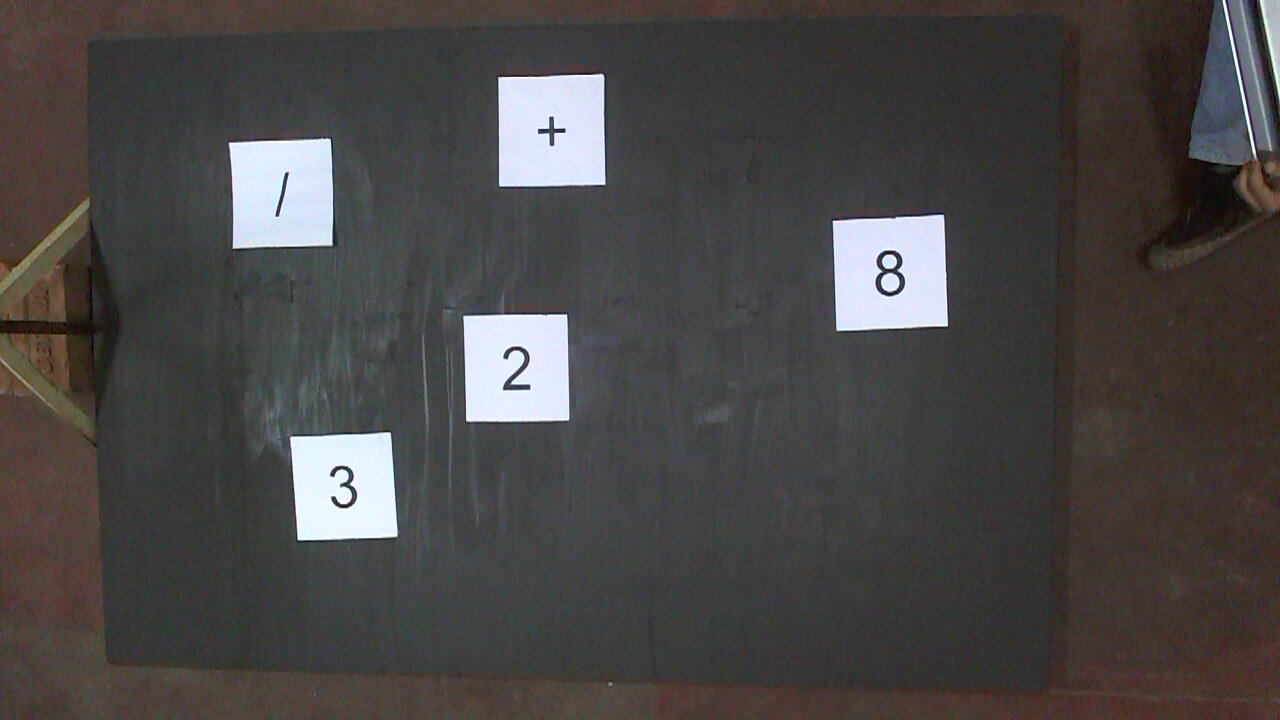
//> input picture snap2.jpg, 1280 x 720 px
$ ./EROSION-DILATION   (built with g++ and OpenCV 4)
//> lines starting //> are read from the running program, lines starting //| are printed output that depends on the picture
#include <opencv2/highgui/highgui.hpp>
#include <opencv2/imgproc/imgproc.hpp>
#include <stdlib.h>
#include <stdio.h>
#include <iostream>

using namespace std;
using namespace cv;

/// Global variables
Mat src, erosion_dst, dilation_dst;

int erosion_elem = 0;
int erosion_size = 0;
int dilation_elem = 0;
int dilation_size = 0;
int const max_elem = 2;
int const max_kernel_size = 21;

/** Function Headers */
void Erosion( int, void* );
void Dilation( int, void* );

/** @function main */
int main( )
{
  /// Load an image
  src = imread("snap2.jpg", CV_LOAD_IMAGE_COLOR);
//> src is the input picture: 720 rows x 1280 cols, CV_8UC3; mean B, G, R 69.8, 70.5, 73.2

  if( !src.data )
  { return -1; }

  /// Create windows
  namedWindow( "Erosion Demo", CV_WINDOW_AUTOSIZE );
  namedWindow( "Dilation Demo", CV_WINDOW_AUTOSIZE );
  cvMoveWindow( "Dilation Demo", src.cols, 0 );

  /// Create Erosion Trackbar
  createTrackbar( "Element:\n 0: Rect \n 1: Cross \n 2: Ellipse", "Erosion Demo",
                  &erosion_elem, max_elem,
                  Erosion );
//> slider 'Element:\n 0: Rect \n 1: Cross \n' is set to 1

  createTrackbar( "Kernel size:\n 2n +1", "Erosion Demo",
                  &erosion_size, max_kernel_size,
                  Erosion );
//> slider 'Kernel size:\n 2n +1' is set to 7

  /// Create Dilation Trackbar
  createTrackbar( "Element:\n 0: Rect \n 1: Cross \n 2: Ellipse", "Dilation Demo",
                  &dilation_elem, max_elem,
                  Dilation );
//> slider 'Element:\n 0: Rect \n 1: Cross \n' is set to 1

  createTrackbar( "Kernel size:\n 2n +1", "Dilation Demo",
                  &dilation_size, max_kernel_size,
                  Dilation );
//> slider 'Kernel size:\n 2n +1' is set to 7

  /// Default start
  Erosion( 0, 0 );
  Dilation( 0, 0 );

  waitKey(0);
  return 0;
}

/**  @function Erosion  */
void Erosion( int, void* )
{
  int erosion_type;
  if( erosion_elem == 0 ){ erosion_type = MORPH_RECT; }
  else if( erosion_elem == 1 ){ erosion_type = MORPH_CROSS; }
  else if( erosion_elem == 2) { erosion_type = MORPH_ELLIPSE; }

  Mat element = getStructuringElement( erosion_type,
                                       Size( 2*erosion_size + 1, 2*erosion_size+1 ),
                                       Point( erosion_size, erosion_size ) );

  /// Apply the erosion operation
  erode( src, erosion_dst, element );
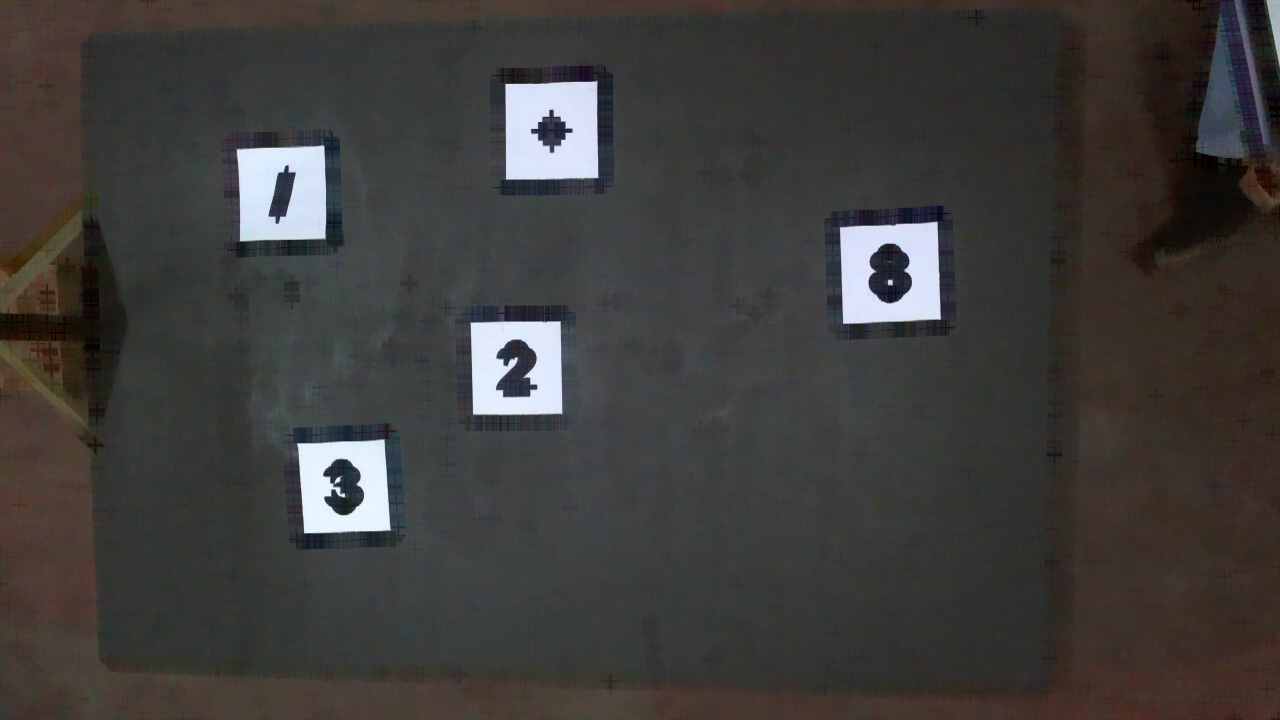
//> erosion_dst: 720 rows x 1280 cols, CV_8UC3; mean B, G, R 59.5, 61.1, 63.2
  imshow( "Erosion Demo", erosion_dst );
}

/** @function Dilation */
void Dilation( int, void* )
{
  int dilation_type;
  if( dilation_elem == 0 ){ dilation_type = MORPH_RECT; }
  else if( dilation_elem == 1 ){ dilation_type = MORPH_CROSS; }
  else if( dilation_elem == 2) { dilation_type = MORPH_ELLIPSE; }

  Mat element = getStructuringElement( dilation_type,
                                       Size( 2*dilation_size + 1, 2*dilation_size+1 ),
                                       Point( dilation_size, dilation_size ) );
  /// Apply the dilation operation
  dilate( src, dilation_dst, element );
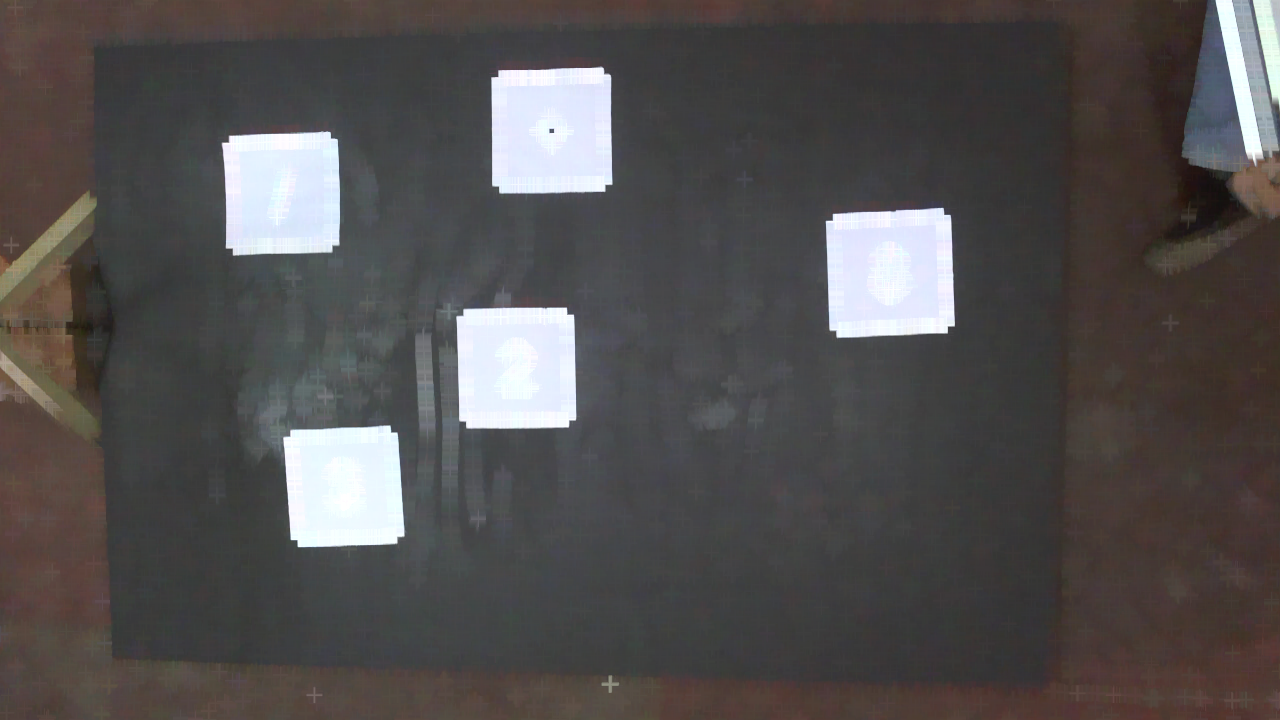
//> dilation_dst: 720 rows x 1280 cols, CV_8UC3; mean B, G, R 79.4, 79.7, 82.8
  imshow( "Dilation Demo", dilation_dst );
}

$ run again, with snap4.jpg copied over snap2.jpg
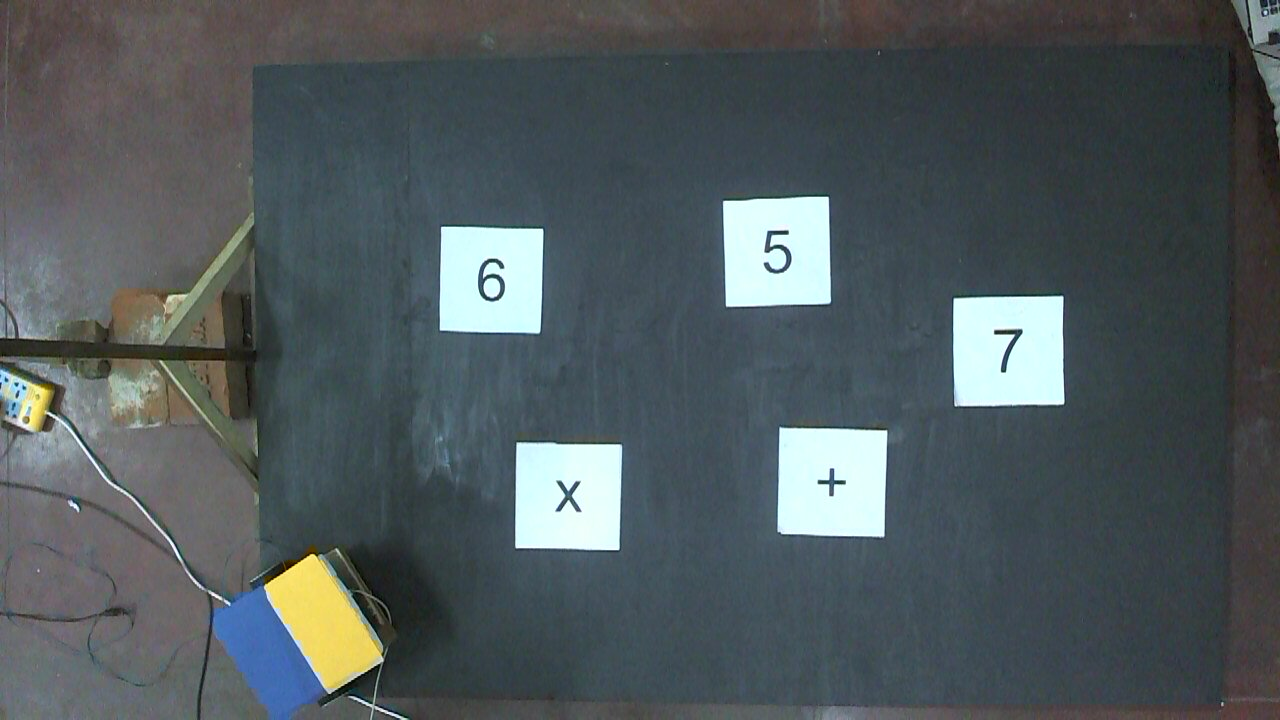
//> input picture snap4.jpg, 1280 x 720 px
//> src is the input picture: 720 rows x 1280 cols, CV_8UC3; mean B, G, R 92.5, 89.7, 80.6
//> in Erosion, `erode( src, erosion_dst, element );`:
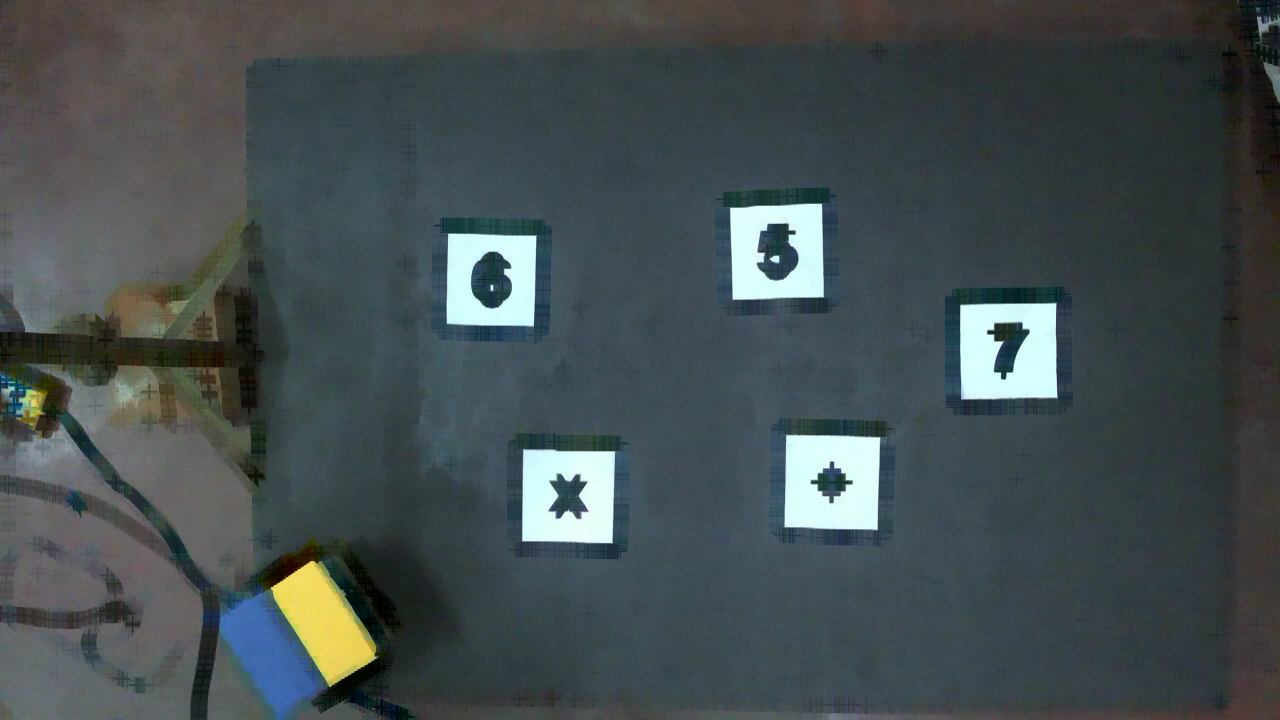
//> erosion_dst: 720 rows x 1280 cols, CV_8UC3; mean B, G, R 80.4, 78.5, 68.7
//> in Dilation, `dilate( src, dilation_dst, element );`:
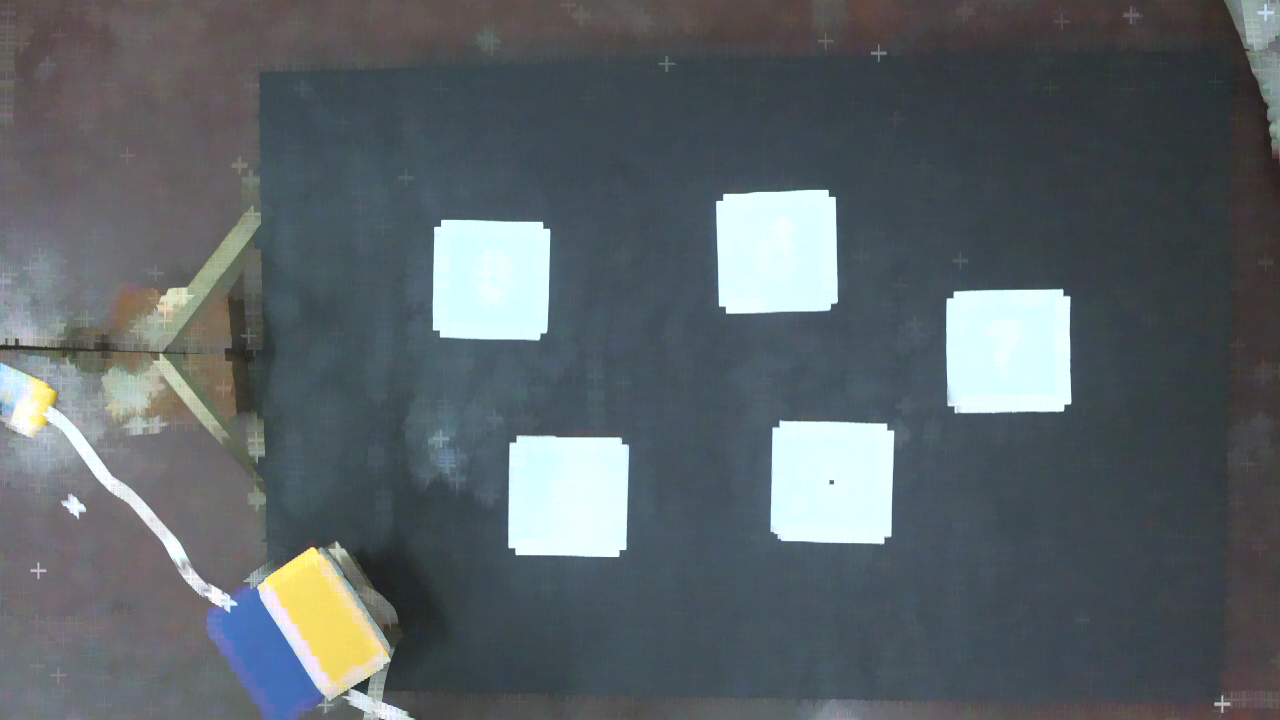
//> dilation_dst: 720 rows x 1280 cols, CV_8UC3; mean B, G, R 103.9, 100.2, 91.7
